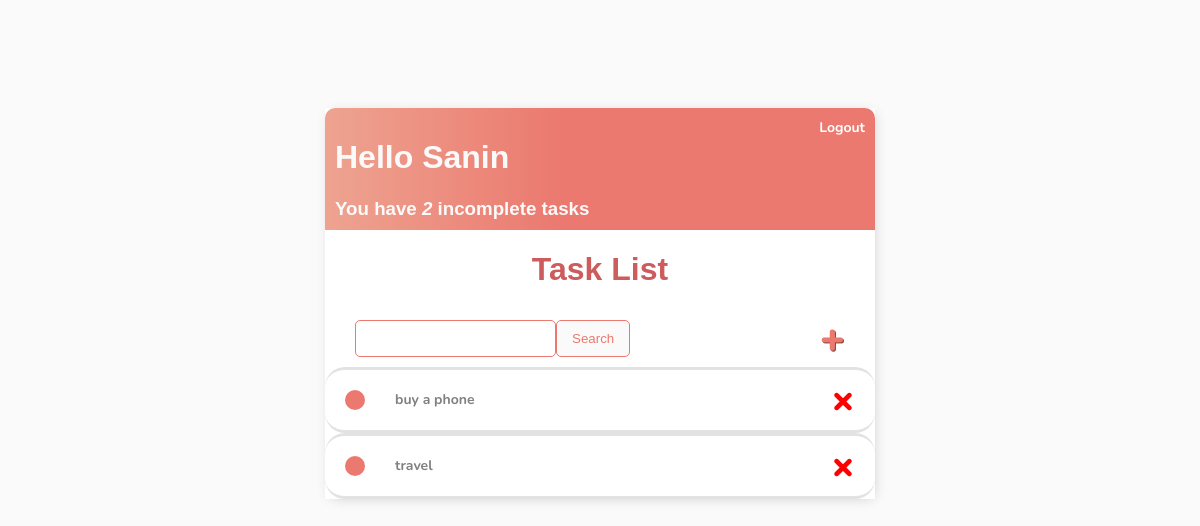
The page / (signed in) on the database as committed earlier.
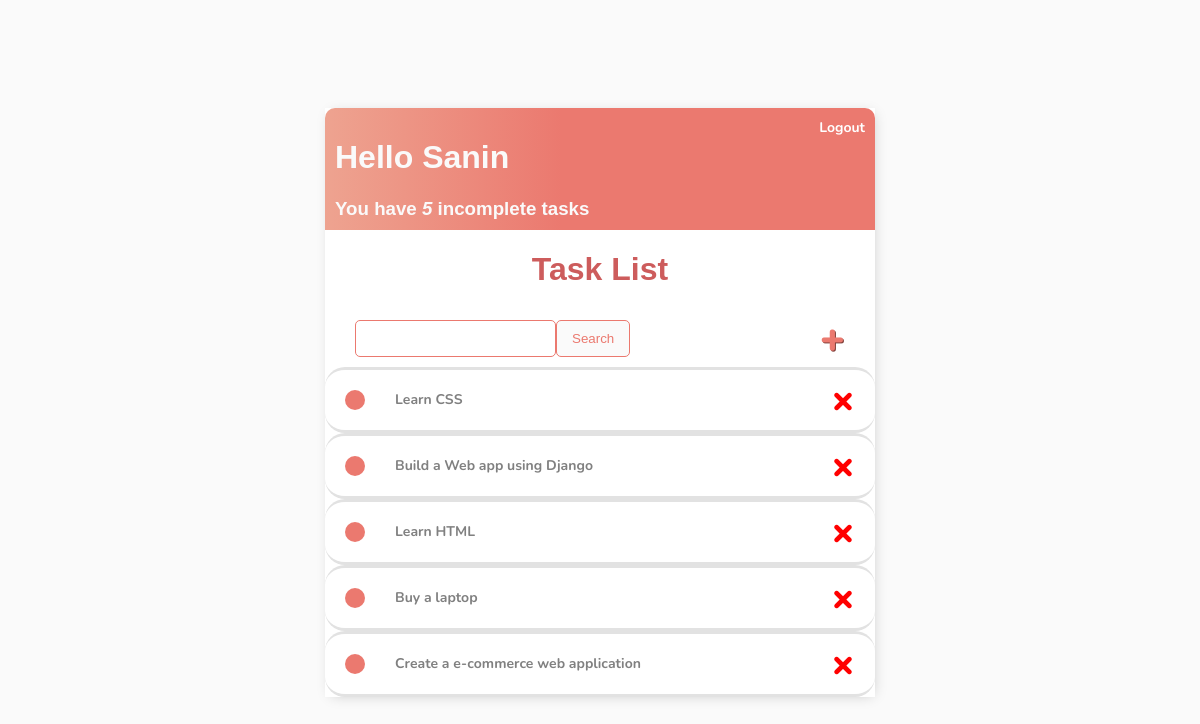
The same page on the database as committed later.
### base/models.py (models this page shows)
class Task(models.Model):
    user=models.ForeignKey(User,on_delete=models.CASCADE,null=True,blank=True)
    title=models.CharField(max_length=200)
    description=models.TextField(null=True,blank=True)
    complete=models.BooleanField(default=False)
    created=models.DateTimeField(auto_now_add=True)
    def __str__(self):
        return self.title
    class Meta:
        ordering=['complete']

### base/views.py (the view)
# urls.py: path('',TaskList.as_view(),name='tasks'),
class TaskList(LoginRequiredMixin,ListView):
    model=Task
    context_object_name='tasks'
    def get_context_data(self, **kwargs):
        context= super().get_context_data(**kwargs)
        context['tasks']=context['tasks'].filter(user=self.request.user)
        context['count']=context['tasks'].filter(complete=False).count()
        search_input=self.request.GET.get('search_area') or ''
        if search_input:
            context['tasks']=context['tasks'].filter(title__icontains=search_input)# or title_startwith=search_input==>gives starting with words
        context['search_input']=search_input
        return context

### base/templates/base/task_list.html
    {% extends 'base/main.html'%}
    {% block content %}
    <div class="header-bar">
        <div>
            <h1>Hello {{request.user| title}}</h1>
            <h3 style="margin: 0;">You have <i>{{count}}</i> incomplete task{{count|pluralize:"s"}}</h3>
        </div>
    {%if request.user.is_authenticated%}
    <a href="{% url 'logout'%}">Logout</a>
    {%else%}
    <a href="{% url 'login'%}">Login</a>
    {%endif%}
    </div>
    <h1 style="text-align: center; color:indianred">Task List</h1>
    <div id="search-add-wrapper">
        <form style="display: flex;" action="" method="get">
            <input type="text" value="{{search_input}}" name="search_area" id="">
            <input type="submit" class="button" name="" value="Search" id="">
        </form>
        <a id="add-link" href="{% url 'task_create'%}">&#x2b;</a>
    </div>
    <div class="task-items-wrapper">
        {% for task in tasks %}
        <div class="task-wrapper">
            {% if task.complete %}
            <div class="task-title">
                <div class="task-complete-icon"></div>
                    <i><s><a href="{% url 'task_update' task.id %}">{{task}}</a></s></i>
            </div>
            <a class="delete-link" href="{% url 'task_delete' task.id %}">&#215;</a>
            {% else %}
            <div class="task-title">
                <div class="task-incomplete-icon"></div>
                    <a href="{% url 'task_update' task.id %}">{{task}}</a>
            </div>
            <a class="delete-link" href="{% url 'task_delete' task.id %}">&#215;</a>
            {% endif %}
        </div>
        {% empty %}
        <div class="card-body">
            <h3>No items in list</h3>
        </div>
        {% endfor%}
    </div>
    {% endblock content%}

### base/templates/base/main.html (shortened to what this page needs)
<!DOCTYPE html>
<html lang="en">
<head>
</head>
<body>
    <div class="container">
        {% block content%}
        {% endblock%}
    </div>
</body>
</html>

### base/templates/base/main.html (style rules this page uses)
body { background-color: #fafafa; font-family: 'Nunito', sans-serif; padding-top: 100px; }
h1,h2,h3,h4,h5,h6 { font-family: 'Raleway',sans-serif; }
.header-bar { display: flex; justify-content: space-between; color: #fafafa; padding: 10px; border-radius: 10px 10px 0px 0px; background: linear-gradient(90deg,#EEA390,#EB796F 43%,#EB796F 100%); }
a ,p { color: #000000; font-size: 14px; font-weight: bold ; }
.container { max-width: 550px; margin:auto; background-color: #fff; -webkit-box-shadow: 2px 2px 13px -4px rgba(0,0,0,0.21); box-shadow: 2px 2px 13px -4px rgba(0,0,0,0.21); }
.header-bar a { text-decoration: none; color: rgb(255, 255, 255); }
.task-wrapper { display: flex; align-items: center; justify-content: space-between; padding: 20px; background-color: #fff; border-bottom: 3px solid rgb(226, 226, 226); border-top: 3px solid rgb(226, 226, 226); border-radius: 20px; }
.task-title { display: flex; }
.task-title a { text-decoration: none; color: gray; margin-left: 30px; }
.task-incomplete-icon { height: 20px; width: 20px; background-color: #EB796F; border-radius: 50%; }
.delete-link { text-decoration: none; font-weight: 900; color: red; font-size: 40px; line-height: 0; }
#search-add-wrapper { display: flex; align-items: center; justify-content: space-between; padding: 0 30px 0 30px; }
#add-link { color: #EB796F; text-decoration: none; font-size: 42px; font-weight: 900; text-shadow: 1px 1px #81413b; }
input[type=text],input[type=password],.search_area { border:1px solid #EB796F; border-radius: 5px; padding: 10px; font-weight: bold; width: 90%; }
.button { border: 1px solid #EB796F; background-color: #fafafa; color: #EB796F; padding: 5px 15px ; border-radius: 5px; cursor: pointer; text-decoration: none; }

Rows that differ between the two databases and show on the page:
removed Task: title "buy a phone"
removed Task: title "travel"
added Task: title "Learn CSS"
added Task: title "Build a Web app using Django"
added Task: title "Learn HTML"
added Task: title "Buy a laptop"
added Task: title "Create a e-commerce web application"
Other text that changed with them:
{{ count }}: "2" → "5"
